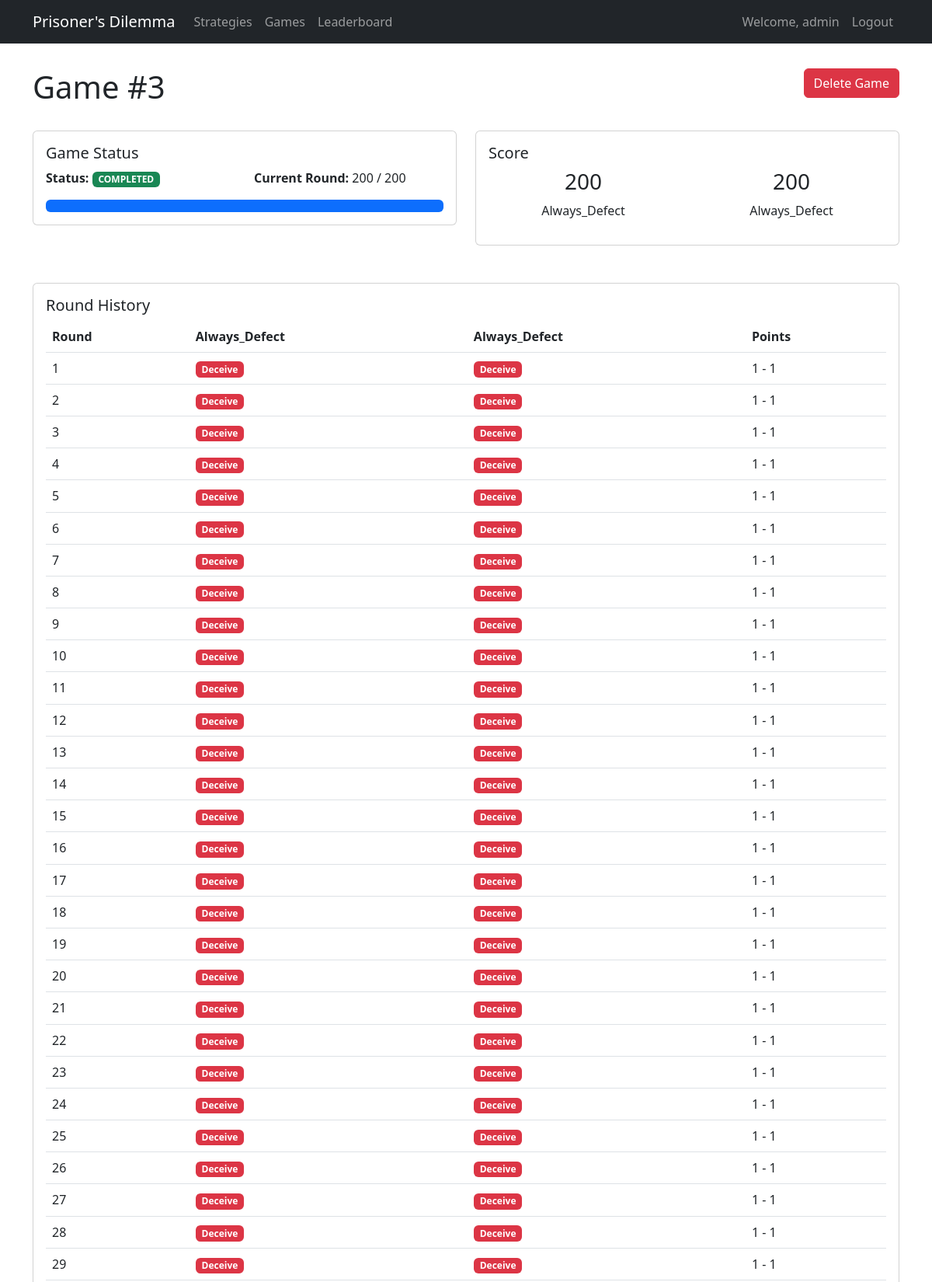
Page /games/3/ (signed in, upper part) on the committed database.
### dilemma_game/models.py (models this page shows, shortened)
class Game(models.Model):
    GAME_STATUS = (
        ('IN_PROGRESS', 'In Progress'),
        ('COMPLETED', 'Completed'),
    )
    strategy1 = models.ForeignKey(Strategy, on_delete=models.CASCADE, related_name='games_as_player1')
    strategy2 = models.ForeignKey(Strategy, on_delete=models.CASCADE, related_name='games_as_player2')
    current_round = models.IntegerField(default=0)
    total_rounds = models.IntegerField(default=200)
    player1_score = models.IntegerField(default=0)
    player2_score = models.IntegerField(default=0)
    status = models.CharField(max_length=20, choices=GAME_STATUS, default='IN_PROGRESS')
    created_at = models.DateTimeField(auto_now_add=True)
    completed_at = models.DateTimeField(null=True, blank=True)

class Strategy(models.Model):
    name = models.CharField(max_length=100)
    description = models.TextField()
    code = models.TextField()
    created_by = models.ForeignKey(User, on_delete=models.CASCADE)
    created_at = models.DateTimeField(auto_now_add=True)
    updated_at = models.DateTimeField(auto_now=True)

class Round(models.Model):
    CHOICES = (
        ('C', 'Cooperate'),
        ('D', 'Defect'),
    )
    game = models.ForeignKey(Game, on_delete=models.CASCADE, related_name='rounds')
    round_number = models.IntegerField()
    player1_choice = models.CharField(max_length=1, choices=CHOICES)
    player2_choice = models.CharField(max_length=1, choices=CHOICES)
    player1_score = models.IntegerField()
    player2_score = models.IntegerField()
    created_at = models.DateTimeField(auto_now_add=True)
    class Meta:
        unique_together = ['game', 'round_number']
        ordering = ['round_number']

### dilemma_game/views.py (the view)
# urls.py: path('games/<int:pk>/', GameDetailView.as_view(), name='game_detail'),
class GameDetailView(LoginRequiredMixin, DetailView):
    model = Game
    template_name = 'dilemma_game/game_detail.html'
    context_object_name = 'game'

### dilemma_game/templates/dilemma_game/game_detail.html (shortened to what this page needs)
{% extends 'dilemma_game/base.html' %}
{% block content %}
<div class="row">
    <div class="col-md-8">
        <h1>Game #{{ game.id }}</h1>
    </div>
    <div class="col-md-4 text-end">
        <button type="button" class="btn btn-danger ms-2" data-bs-toggle="modal" data-bs-target="#deleteGameModal">
            Delete Game
        </button>
    </div>
</div>
<div class="row mt-4">
    <div class="col-md-6">
        <div class="card mb-4">
            <div class="card-body">
                <h5 class="card-title">Game Status</h5>
                <div class="row">
                    <div class="col-6">
                        <strong>Status:</strong>
                        <span
                            class="badge {% if game.status == 'COMPLETED' %}bg-success{% else %}bg-primary{% endif %}">
                            {{ game.status }}
                        </span>
                    </div>
                    <div class="col-6">
                        <strong>Current Round:</strong> {{ game.current_round }} / {{ game.total_rounds }}
                    </div>
                </div>
                <div class="progress mt-3">
                    <div class="progress-bar" role="progressbar"
                        style="width: {% widthratio game.current_round game.total_rounds 100 %}%">
                    </div>
                </div>
            </div>
        </div>
    </div>
    <div class="col-md-6">
        <div class="card mb-4">
            <div class="card-body">
                <h5 class="card-title">Score</h5>
                <div class="row text-center">
                    <div class="col-6">
                        <h3>{{ game.player1_score }}</h3>
                        <p>{{ game.strategy1.name }}</p>
                    </div>
                    <div class="col-6">
                        <h3>{{ game.player2_score }}</h3>
                        <p>{{ game.strategy2.name }}</p>
                    </div>
                </div>
            </div>
        </div>
    </div>
</div>
<div class="card mt-4">
    <div class="card-body">
        <h5 class="card-title">Round History</h5>
        <div class="table-responsive">
            <table class="table">
                <thead>
                    <tr>
                        <th>Round</th>
                        <th>{{ game.strategy1.name }}</th>
                        <th>{{ game.strategy2.name }}</th>
                        <th>Points</th>
                    </tr>
                </thead>
                <tbody>
                    {% for round in game.rounds.all %}
                    <tr>
                        <td>{{ round.round_number }}</td>
                        <td>
                            <span
                                class="badge {% if round.player1_choice == 'C' %}bg-success{% else %}bg-danger{% endif %}">
                                {% if round.player1_choice == 'C' %}Cooperate{% else %}Deceive{% endif %}
                            </span>
                        </td>
                        <td>
                            <span
                                class="badge {% if round.player2_choice == 'C' %}bg-success{% else %}bg-danger{% endif %}">
                                {% if round.player2_choice == 'C' %}Cooperate{% else %}Deceive{% endif %}
                            </span>
                        </td>
                        <td>{{ round.player1_score }} - {{ round.player2_score }}</td>
                    </tr>
                    {% endfor %}
                </tbody>
            </table>
        </div>
    </div>
</div>
{% endblock %}

### dilemma_game/templates/dilemma_game/base.html (shortened to what this page needs)
<!DOCTYPE html>
<html lang="en">
<head>
    <link href="https://cdn.jsdelivr.net/npm/bootstrap@5.3.0/dist/css/bootstrap.min.css" rel="stylesheet">
</head>
<body>
    <nav class="navbar navbar-expand-lg navbar-dark bg-dark">
        <div class="container">
            <a class="navbar-brand" href="{% url 'home' %}">Prisoner's Dilemma</a>
            <div class="collapse navbar-collapse" id="navbarNav">
                <ul class="navbar-nav">
                    <li class="nav-item">
                        <a class="nav-link" href="{% url 'strategy_list' %}">Strategies</a>
                    </li>
                    <li class="nav-item">
                        <a class="nav-link" href="{% url 'game_list' %}">Games</a>
                    </li>
                    <li class="nav-item">
                        <a class="nav-link" href="{% url 'leaderboard' %}">Leaderboard</a>
                    </li>
                </ul>
                <ul class="navbar-nav ms-auto">
                    {% if user.is_authenticated %}
                    <li class="nav-item">
                        <span class="nav-link">Welcome, {{ user.username }}</span>
                    </li>
                    <li class="nav-item">
                        <a class="nav-link" href="{% url 'logout' %}">Logout</a>
                    </li>
                    {% else %}
                    <li class="nav-item">
                        <a class="nav-link" href="{% url 'login' %}">Login</a>
                    </li>
                    {% endif %}
                </ul>
            </div>
        </div>
    </nav>
    <div class="container">
        {% block content %}
        {% endblock %}
    </div>
</body>
</html>

### dilemma_game/templates/dilemma_game/base.html (style rules this page uses)
.navbar { margin-bottom: 2rem; }

### rows in the picture
Game: id "3", status "COMPLETED", current_round "200", total_rounds "200", player1_score "200", strategy1.name "Always_Defect", player2_score "200", strategy2.name "Always_Defect"
Round: round_number "1", player1_choice "Deceive", player2_choice "Deceive", player1_score "1", player2_score "1"
Round: round_number "2", player1_choice "Deceive", player2_choice "Deceive", player1_score "1", player2_score "1"
Round: round_number "3", player1_choice "Deceive", player2_choice "Deceive", player1_score "1", player2_score "1"
Round: round_number "4", player1_choice "Deceive", player2_choice "Deceive", player1_score "1", player2_score "1"
Round: round_number "5", player1_choice "Deceive", player2_choice "Deceive", player1_score "1", player2_score "1"
Round: round_number "6", player1_choice "Deceive", player2_choice "Deceive", player1_score "1", player2_score "1"
Round: round_number "7", player1_choice "Deceive", player2_choice "Deceive", player1_score "1", player2_score "1"
Round: round_number "8", player1_choice "Deceive", player2_choice "Deceive", player1_score "1", player2_score "1"
Round: round_number "9", player1_choice "Deceive", player2_choice "Deceive", player1_score "1", player2_score "1"
Round: round_number "10", player1_choice "Deceive", player2_choice "Deceive", player1_score "1", player2_score "1"
Round: round_number "11", player1_choice "Deceive", player2_choice "Deceive", player1_score "1", player2_score "1"
Round: round_number "12", player1_choice "Deceive", player2_choice "Deceive", player1_score "1", player2_score "1"
Round: round_number "13", player1_choice "Deceive", player2_choice "Deceive", player1_score "1", player2_score "1"
Round: round_number "14", player1_choice "Deceive", player2_choice "Deceive", player1_score "1", player2_score "1"
Round: round_number "15", player1_choice "Deceive", player2_choice "Deceive", player1_score "1", player2_score "1"
Round: round_number "16", player1_choice "Deceive", player2_choice "Deceive", player1_score "1", player2_score "1"
Round: round_number "17", player1_choice "Deceive", player2_choice "Deceive", player1_score "1", player2_score "1"
Round: round_number "18", player1_choice "Deceive", player2_choice "Deceive", player1_score "1", player2_score "1"
Round: round_number "19", player1_choice "Deceive", player2_choice "Deceive", player1_score "1", player2_score "1"
Round: round_number "20", player1_choice "Deceive", player2_choice "Deceive", player1_score "1", player2_score "1"
Round: round_number "21", player1_choice "Deceive", player2_choice "Deceive", player1_score "1", player2_score "1"
Round: round_number "22", player1_choice "Deceive", player2_choice "Deceive", player1_score "1", player2_score "1"
Round: round_number "23", player1_choice "Deceive", player2_choice "Deceive", player1_score "1", player2_score "1"
Round: round_number "24", player1_choice "Deceive", player2_choice "Deceive", player1_score "1", player2_score "1"
Round: round_number "25", player1_choice "Deceive", player2_choice "Deceive", player1_score "1", player2_score "1"
Round: round_number "26", player1_choice "Deceive", player2_choice "Deceive", player1_score "1", player2_score "1"
Round: round_number "27", player1_choice "Deceive", player2_choice "Deceive", player1_score "1", player2_score "1"
Round: round_number "28", player1_choice "Deceive", player2_choice "Deceive", player1_score "1", player2_score "1"
Round: round_number "29", player1_choice "Deceive", player2_choice "Deceive", player1_score "1", player2_score "1"

### other values in the picture
{{ user.username }} "admin"
